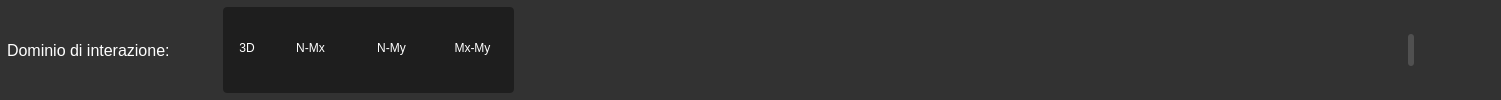
           <widget class="QFrame" name="frame_5">
            <property name="sizePolicy">
             <sizepolicy hsizetype="Expanding" vsizetype="Preferred">
              <horstretch>0</horstretch>
              <verstretch>0</verstretch>
             </sizepolicy>
            </property>
            <property name="styleSheet">
             <string notr="true">background-color: rgb(50,50,50);
border-bottom: none; /* opzionale se vuoi solo il bordo in basso */
border-top-left-radius: 4px;
border-top-right-radius: 4px;
</string>
            </property>
            <property name="frameShape">
             <enum>QFrame::StyledPanel</enum>
            </property>
            <property name="frameShadow">
             <enum>QFrame::Raised</enum>
            </property>
            <layout class="QHBoxLayout" name="horizontalLayout_14">
             <property name="leftMargin">
              <number>7</number>
             </property>
             <property name="topMargin">
              <number>7</number>
             </property>
             <property name="rightMargin">
              <number>7</number>
             </property>
             <property name="bottomMargin">
              <number>7</number>
             </property>
             <item>
              <widget class="QLabel" name="label_195">
               <property name="minimumSize">
                <size>
                 <width>210</width>
                 <height>32</height>
                </size>
               </property>
               <property name="maximumSize">
                <size>
                 <width>220</width>
                 <height>16777215</height>
                </size>
               </property>
               <property name="font">
                <font>
                 <family>Segoe UI</family>
                 <pointsize>12</pointsize>
                 <weight>50</weight>
                 <italic>false</italic>
                 <bold>false</bold>
                </font>
               </property>
               <property name="layoutDirection">
                <enum>Qt::LeftToRight</enum>
               </property>
               <property name="styleSheet">
                <string notr="true">font:400 12pt &quot;Segoe UI&quot;;
color: rgb(255,255,255);</string>
               </property>
               <property name="text">
                <string>Dominio di interazione:</string>
               </property>
               <property name="alignment">
                <set>Qt::AlignLeading|Qt::AlignLeft|Qt::AlignVCenter</set>
               </property>
              </widget>
             </item>
             <item>
              <widget class="QWidget" name="widget_17" native="true">
               <property name="styleSheet">
                <string notr="true">background-color: rgb(30,30,30);
border-radius: 4px</string>
               </property>
               <layout class="QHBoxLayout" name="horizontalLayout_25">
                <property name="leftMargin">
                 <number>4</number>
                </property>
                <property name="topMargin">
                 <number>4</number>
                </property>
                <property name="rightMargin">
                 <number>4</number>
                </property>
                <property name="bottomMargin">
                 <number>4</number>
                </property>
                <item>
                 <widget class="QPushButton" name="btn_out_3d">
                  <property name="sizePolicy">
                   <sizepolicy hsizetype="Fixed" vsizetype="Fixed">
                    <horstretch>0</horstretch>
                    <verstretch>0</verstretch>
                   </sizepolicy>
                  </property>
                  <property name="minimumSize">
                   <size>
                    <width>40</width>
                    <height>32</height>
                   </size>
                  </property>
                  <property name="maximumSize">
                   <size>
                    <width>40</width>
                    <height>32</height>
                   </size>
                  </property>
                  <property name="styleSheet">
                   <string notr="true">QPushButton{
    font:400 12pt &quot;Segoe UI&quot;;
    color: rgb(255,255,255);
	padding-bottom: 4px;
	border-radius:4px;
	border: none
}
QPushButton:hover {
    background-color: rgb(40,40,40);
	border: 1px solid rgb(120,120,120);
}
QPushButton:checked {
    background-color: rgb(50,50,50);
}</string>
                  </property>
                  <property name="text">
                   <string>3D</string>
                  </property>
                  <property name="iconSize">
                   <size>
                    <width>35</width>
                    <height>35</height>
                   </size>
                  </property>
                 </widget>
                </item>
                <item>
                 <widget class="QPushButton" name="btn_out_N_Mx">
                  <property name="sizePolicy">
                   <sizepolicy hsizetype="Fixed" vsizetype="Fixed">
                    <horstretch>0</horstretch>
                    <verstretch>0</verstretch>
                   </sizepolicy>
                  </property>
                  <property name="minimumSize">
                   <size>
                    <width>75</width>
                    <height>32</height>
                   </size>
                  </property>
                  <property name="maximumSize">
                   <size>
                    <width>75</width>
                    <height>32</height>
                   </size>
                  </property>
                  <property name="styleSheet">
                   <string notr="true">QPushButton{
    font:400 12pt &quot;Segoe UI&quot;;
    color: rgb(255,255,255);
	padding-bottom: 4px;
	border-radius:4px;
	border: none
}
QPushButton:hover {
    background-color: rgb(40,40,40);
	border: 1px solid rgb(120,120,120);
}
QPushButton:checked {
    background-color: rgb(50,50,50);
}</string>
                  </property>
                  <property name="text">
                   <string>N-Mx</string>
                  </property>
                  <property name="iconSize">
                   <size>
                    <width>35</width>
                    <height>35</height>
                   </size>
                  </property>
                 </widget>
                </item>
                <item>
                 <widget class="QPushButton" name="btn_out_N_My">
                  <property name="sizePolicy">
                   <sizepolicy hsizetype="Fixed" vsizetype="Fixed">
                    <horstretch>0</horstretch>
                    <verstretch>0</verstretch>
                   </sizepolicy>
                  </property>
                  <property name="minimumSize">
                   <size>
                    <width>75</width>
                    <height>32</height>
                   </size>
                  </property>
                  <property name="maximumSize">
                   <size>
                    <width>75</width>
                    <height>32</height>
                   </size>
                  </property>
                  <property name="styleSheet">
                   <string notr="true">QPushButton{
    font:400 12pt &quot;Segoe UI&quot;;
    color: rgb(255,255,255);
	padding-bottom: 4px;
	border-radius:4px;
	border: none
}
QPushButton:hover {
    background-color: rgb(40,40,40);
	border: 1px solid rgb(120,120,120);
}
QPushButton:checked {
    background-color: rgb(50,50,50);
}</string>
                  </property>
                  <property name="text">
                   <string>N-My</string>
                  </property>
                  <property name="iconSize">
                   <size>
                    <width>35</width>
                    <height>35</height>
                   </size>
                  </property>
                 </widget>
                </item>
                <item>
                 <widget class="QPushButton" name="btn_out_Mx_My">
                  <property name="sizePolicy">
                   <sizepolicy hsizetype="Fixed" vsizetype="Fixed">
                    <horstretch>0</horstretch>
                    <verstretch>0</verstretch>
                   </sizepolicy>
                  </property>
                  <property name="minimumSize">
                   <size>
                    <width>75</width>
                    <height>32</height>
                   </size>
                  </property>
                  <property name="maximumSize">
                   <size>
                    <width>75</width>
                    <height>32</height>
                   </size>
                  </property>
                  <property name="styleSheet">
                   <string notr="true">QPushButton{
    font:400 12pt &quot;Segoe UI&quot;;
    color: rgb(255,255,255);
	padding-bottom: 4px;
	border-radius:4px;
	border: none
}
QPushButton:hover {
    background-color: rgb(40,40,40);
	border: 1px solid rgb(120,120,120);
}
QPushButton:checked {
    background-color: rgb(50,50,50);
}</string>
                  </property>
                  <property name="text">
                   <string>Mx-My</string>
                  </property>
                  <property name="iconSize">
                   <size>
                    <width>35</width>
                    <height>35</height>
                   </size>
                  </property>
                 </widget>
                </item>
               </layout>
              </widget>
             </item>
             <item>
              <spacer name="horizontalSpacer_16">
               <property name="orientation">
                <enum>Qt::Horizontal</enum>
               </property>
               <property name="sizeHint" stdset="0">
                <size>
                 <width>888</width>
                 <height>20</height>
                </size>
               </property>
              </spacer>
             </item>
             <item>
              <widget class="QWidget" name="widget_12" native="true">
               <property name="minimumSize">
                <size>
                 <width>6</width>
                 <height>32</height>
                </size>
               </property>
               <property name="maximumSize">
                <size>
                 <width>6</width>
                 <height>32</height>
                </size>
               </property>
               <property name="styleSheet">
                <string notr="true">background-color: rgb(80,80,80);
border-radius:3px</string>
               </property>
              </widget>
             </item>
             <item>
              <widget class="QPushButton" name="btn_out_centra">
               <property name="sizePolicy">
                <sizepolicy hsizetype="Fixed" vsizetype="Fixed">
                 <horstretch>0</horstretch>
                 <verstretch>0</verstretch>
                </sizepolicy>
               </property>
               <property name="minimumSize">
                <size>
                 <width>34</width>
                 <height>32</height>
                </size>
               </property>
               <property name="maximumSize">
                <size>
                 <width>34</width>
                 <height>32</height>
                </size>
               </property>
               <property name="styleSheet">
                <string notr="true">QPushButton{
    font:400 12pt &quot;Segoe UI&quot;;
    color: rgb(255,255,255);
	border-radius:4px
}
QPushButton:hover {
    background-color: rgb(40,40,40);
	border: 1px solid rgb(120,120,120);
}</string>
               </property>
               <property name="text">
                <string/>
               </property>
               <property name="icon">
                <iconset>
                 <normaloff>icone/quattro frecce.png</normaloff>icone/quattro frecce.png</iconset>
               </property>
               <property name="iconSize">
                <size>
                 <width>35</width>
                 <height>35</height>
                </size>
               </property>
              </widget>
             </item>
             <item>
              <widget class="QPushButton" name="btn_out_rigenera">
               <property name="sizePolicy">
                <sizepolicy hsizetype="Fixed" vsizetype="Fixed">
                 <horstretch>0</horstretch>
                 <verstretch>0</verstretch>
                </sizepolicy>
               </property>
               <property name="minimumSize">
                <size>
                 <width>34</width>
                 <height>32</height>
                </size>
               </property>
               <property name="maximumSize">
                <size>
                 <width>34</width>
                 <height>32</height>
                </size>
               </property>
               <property name="styleSheet">
                <string notr="true">QPushButton{
    font:400 12pt &quot;Segoe UI&quot;;
    color: rgb(255,255,255);
	border-radius:4px
}
QPushButton:hover {
    background-color: rgb(40,40,40);
	border: 1px solid rgb(120,120,120);
}</string>
               </property>
               <property name="text">
                <string/>
               </property>
               <property name="icon">
                <iconset>
                 <normaloff>icone/aggiorna.png</normaloff>icone/aggiorna.png</iconset>
               </property>
               <property name="iconSize">
                <size>
                 <width>37</width>
                 <height>37</height>
                </size>
               </property>
              </widget>
             </item>
            </layout>
           </widget>
